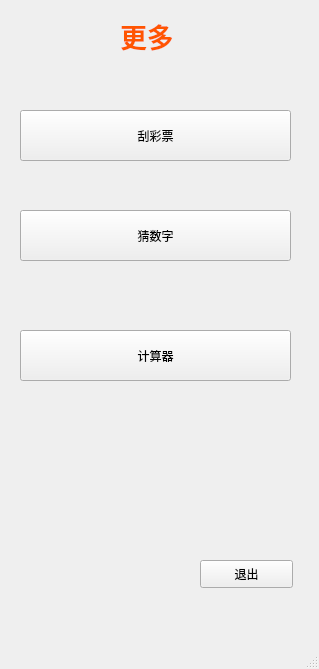
<?xml version="1.0" encoding="UTF-8"?>
<ui version="4.0">
 <class>More</class>
 <widget class="QMainWindow" name="More">
  <property name="geometry">
   <rect>
    <x>0</x>
    <y>0</y>
    <width>319</width>
    <height>669</height>
   </rect>
  </property>
  <property name="windowTitle">
   <string>更多</string>
  </property>
  <property name="styleSheet">
   <string notr="true">background-image: url(:/Project/icon/th.jfif);</string>
  </property>
  <widget class="QWidget" name="centralwidget">
   <widget class="QLabel" name="label">
    <property name="geometry">
     <rect>
      <x>120</x>
      <y>20</y>
      <width>71</width>
      <height>31</height>
     </rect>
    </property>
    <property name="font">
     <font>
      <family>Agency FB</family>
      <pointsize>20</pointsize>
      <weight>75</weight>
      <bold>true</bold>
     </font>
    </property>
    <property name="styleSheet">
     <string notr="true">
color: rgb(255, 85, 0);</string>
    </property>
    <property name="text">
     <string>更多</string>
    </property>
   </widget>
   <widget class="QPushButton" name="pushButton_caipiao">
    <property name="geometry">
     <rect>
      <x>20</x>
      <y>110</y>
      <width>271</width>
      <height>51</height>
     </rect>
    </property>
    <property name="text">
     <string>刮彩票</string>
    </property>
    <property name="icon">
     <iconset resource="img.qrc">
      <normaloff>:/Project/icon/caipiao.png</normaloff>:/Project/icon/caipiao.png</iconset>
    </property>
    <property name="iconSize">
     <size>
      <width>40</width>
      <height>40</height>
     </size>
    </property>
   </widget>
   <widget class="QPushButton" name="pushButton_caishuzi">
    <property name="geometry">
     <rect>
      <x>20</x>
      <y>210</y>
      <width>271</width>
      <height>51</height>
     </rect>
    </property>
    <property name="text">
     <string>猜数字</string>
    </property>
    <property name="icon">
     <iconset resource="img.qrc">
      <normaloff>:/Project/icon/shuzi.jpg</normaloff>:/Project/icon/shuzi.jpg</iconset>
    </property>
    <property name="iconSize">
     <size>
      <width>40</width>
      <height>40</height>
     </size>
    </property>
   </widget>
   <widget class="QPushButton" name="pushButton_jisuanqi">
    <property name="geometry">
     <rect>
      <x>20</x>
      <y>330</y>
      <width>271</width>
      <height>51</height>
     </rect>
    </property>
    <property name="text">
     <string>计算器</string>
    </property>
    <property name="icon">
     <iconset resource="img.qrc">
      <normaloff>:/Project/icon/计算器.jpg</normaloff>:/Project/icon/计算器.jpg</iconset>
    </property>
    <property name="iconSize">
     <size>
      <width>40</width>
      <height>40</height>
     </size>
    </property>
   </widget>
   <widget class="QPushButton" name="pushButton_5">
    <property name="geometry">
     <rect>
      <x>200</x>
      <y>560</y>
      <width>93</width>
      <height>28</height>
     </rect>
    </property>
    <property name="text">
     <string>退出</string>
    </property>
    <property name="icon">
     <iconset resource="img.qrc">
      <normaloff>:/Project/icon/exit.jpg</normaloff>:/Project/icon/exit.jpg</iconset>
    </property>
    <property name="iconSize">
     <size>
      <width>30</width>
      <height>30</height>
     </size>
    </property>
   </widget>
  </widget>
  <widget class="QMenuBar" name="menubar">
   <property name="geometry">
    <rect>
     <x>0</x>
     <y>0</y>
     <width>319</width>
     <height>26</height>
    </rect>
   </property>
  </widget>
  <widget class="QStatusBar" name="statusbar"/>
 </widget>
 <resources>
  <include location="img.qrc"/>
 </resources>
 <connections/>
</ui>
